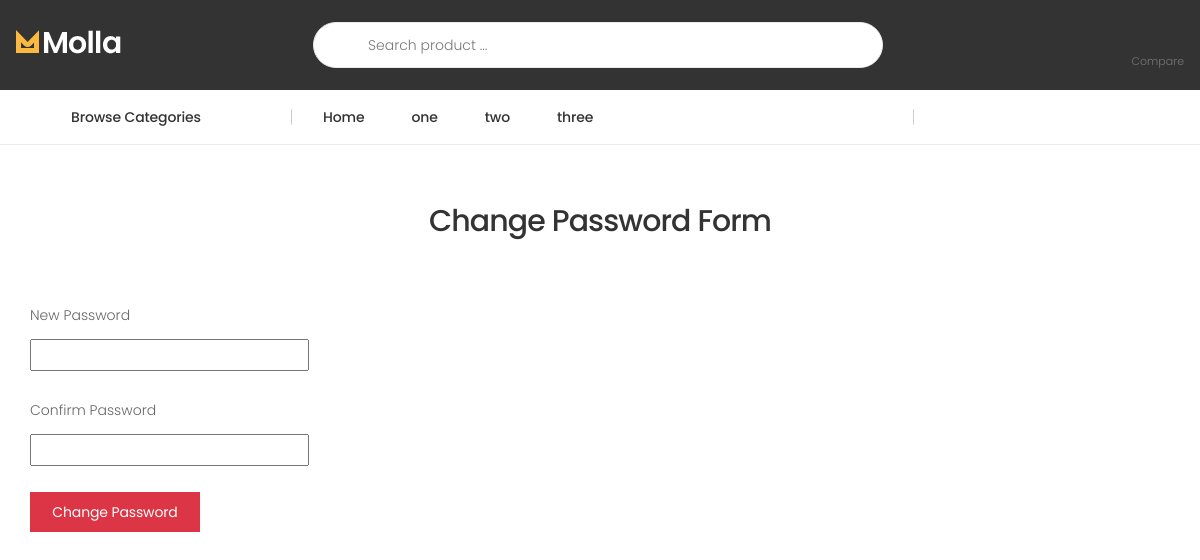
/accounts/confirm/1/, run on the app's committed database.
### home/models.py (models this page shows, shortened)
class Category(models.Model):
    sub_category = models.ForeignKey('self', on_delete=models.CASCADE, null=True, blank=True, related_name='sub',
                                     verbose_name='دسته بندی')
    sub_cat = models.BooleanField(default=False, verbose_name='زیر مجموعه')
    name = models.CharField(max_length=200, null=True, blank=True, verbose_name='اسم')
    slug = models.SlugField(allow_unicode=True, unique=True, null=True, blank=True, verbose_name='نامک')
    image = models.ImageField(upload_to='category', null=True, blank=True, verbose_name='عکس')
    class Meta:
        verbose_name = "دسته بندی"
        verbose_name_plural = "دسته بندی ها"

### accounts/views.py (the view, shortened to what this page needs)
# urls.py: path('confirm/<int:pk>/', views.ConfirmForgot.as_view(), name='confirm'),
class ConfirmForgot(View):
    def get(self, request, *args, **kwargs):
        return render(request, 'accounts/confirm.html', )

### home/context_processors.py (called while the page is built)
def get_category(request):
    category = Category.objects.filter(sub_cat=False)
    context = {'category': category}
    return context

### accounts/templates/accounts/confirm.html (shortened to what this page needs)
{% extends 'base.html' %}
{% block body %}
    <div class="mt-5">
        <h3 class="p-3 text-center">Change Password Form</h3>
        <form method="POST" class="px-5 pt-4">
            <label>New Password</label><br>
            <input type="password" name="password1" required>
            <br><br>
            <label>Confirm Password</label><br>
            <input type="password" name="password2" required>
            <br><br>
            <button class="btn btn-danger">Change Password</button>
        </form>
        <br>
    </div>
{% endblock %}

### templates/navbar.html (shortened to what this page needs)
<header class="header header-intro-clearance header-3" xmlns:accounts="http://www.w3.org/1999/xhtml">
    <div class="header-middle">
        <div class="container">
            <div class="header-left">
                <a href="index.html" class="logo">
                    <img src="/static/assets/images/demos/demo-3/logo.png" alt="Molla Logo" width="105" height="25">
                </a>
            </div>
            <div class="header-center">
                <div class="header-search header-search-extended header-search-visible d-none d-lg-block">
                    <form action="{% url 'home:products' %}" method="get">
                        <div class="header-search-wrapper search-wrapper-wide">
                            <button class="btn btn-primary" type="submit"><i class="icon-search"></i></button>
                            <input type="search" class="form-control" name="search" id="q" placeholder="Search product ..."
                                   required>
                        </div>
                    </form>
                </div>
            </div>
            <div class="header-right">
                <div class="dropdown compare-dropdown">
                    <a href="{% url 'cart:compare' %}" class="dropdown-toggle"
                       aria-label="Compare Products">
                        <div class="icon">
                            <i class="icon-random"></i>
                        </div>
                        <p>Compare</p>
                    </a>
                </div>
            </div>
        </div>
    </div>
    <div class="header-bottom sticky-header">
        <div class="container">
            <div class="header-left">
                <div class="dropdown category-dropdown">
                    <a href="#" class="dropdown-toggle" role="button" data-toggle="dropdown" aria-haspopup="true"
                       aria-expanded="false" data-display="static" title="Browse Categories">
                        Browse Categories <i class="icon-angle-down"></i>
                    </a>
                </div>
            </div>
            <div class="header-center">
                <nav class="main-nav">
                    <ul class="menu">
                        <li>
                            <a href="#" class="sf-with-ul">Home</a>
                        </li>
                        {% for cat in category %}
                            <li>
                                <a href="{% url 'home:category' cat.pk cat.slug %}" class="sf-with-ul">{{ cat.name }}</a>
                            </li>
                        {% endfor %}
                    </ul>
                </nav>
            </div>
        </div>
    </div>
</header>

### static/assets/css/skins/skin-demo-3.css (style rules this page uses)
a { color:#000000 }
.header-3 .header-search-extended .btn,.header-4 .header-search-extended .btn { background-color:transparent;color:#333 }
.btn-primary { color:#fff;background-color:#fcb941;border-color:#fcb941;box-shadow:none }
.header-bottom .menu>li>a:before { background-color:#fcb941 }
.category-dropdown .dropdown-toggle:before { background-color:#fcb941 }

### data on the page
Category: name "one"
Category: name "two"
Category: name "three"
